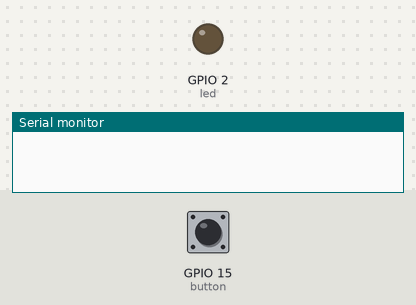
The sketch below on a simulated ESP32. On the bench: output pins drawn as LEDs (lit = HIGH), the last lines printed to the serial monitor. Inputs (shaded band) come from the test bench; at power-on: GPIO 15 (button) HIGH.

Above: at 1.2 s.
1.3 s: GPIO 15 (button) pulled LOW for 1 s
At 3.7 s:
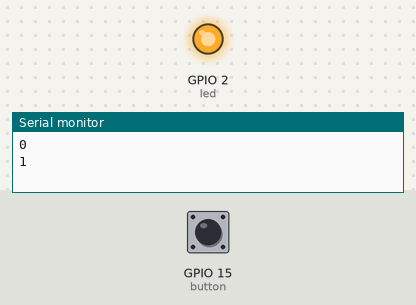
5.3 s: GPIO 15 (button) pulled LOW for 0.15 s
At 6.2 s:
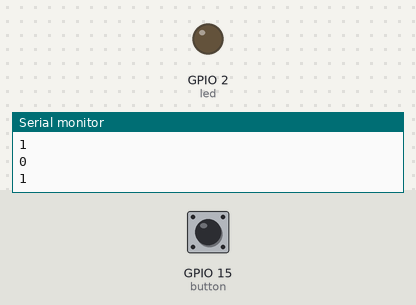
6.9 s: GPIO 15 (button) pulled LOW for 3.2 s
At 7.4 s:
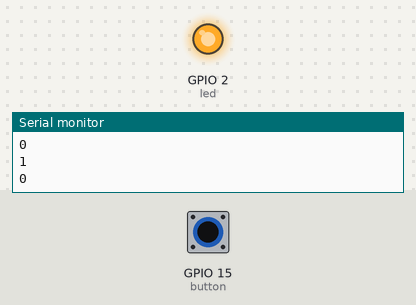
11.6 s: GPIO 15 (button) pulsed LOW 2 times (0.12 s each, 0.3 s apart)
Timing chart, 0 to 15.7 s (numbered marks = the images above; inputs shaded):
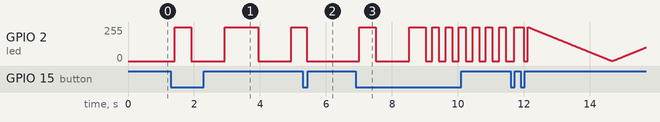

The sketch:

day04_pwm____.ino
```cpp
#define led 2
#define button 15
int status;
int lastStatus=HIGH;
int ledStatus=LOW;
int currentTime;
int pressTime=0;
int openTime=0;
int blinkTime;
bool isPressing;
int clickCount=0;
int light = 0;

void setup() {
  // put your setup code here, to run once:
  Serial.begin(115200);
  pinMode(button,INPUT_PULLUP);
  pinMode(led,OUTPUT);
  openTime = millis();
}

void loop() {
  // put your main code here, to run repeatedly:
  status = digitalRead(button);

  if(status != lastStatus)
  {
    Serial.println(status);
    lastStatus = status;
    delay(100);
    isPressing = false;

    if(status == LOW)
    {
      isPressing = true;
      currentTime = millis();
      ledStatus = !ledStatus;
    }
    else
    {
      openTime = millis();
      clickCount = clickCount + 1;
    }
  }

  if(isPressing==true)
  {
    pressTime = millis() - currentTime;
    // pressTime = openTime - currentTime;
  }

  if(pressTime > 2000)
  {
    //灯闪烁
    if(millis() - blinkTime > 200)
    {
      ledStatus = !ledStatus;
      blinkTime = millis();
    }
    digitalWrite(led,ledStatus);
    delay(10);
    clickCount = 0;
  }

  else if(pressTime > 500 && pressTime < 2000)
  {
    if(millis() - blinkTime > 1000)
    {
      ledStatus = !ledStatus;
      blinkTime = millis();
    }
    digitalWrite(led,ledStatus);
    delay(10);
    clickCount = 0;
  }

  else if(pressTime < 100 && clickCount == 2)
  {
    Serial.println("双击了");
    //灯从亮变暗再变亮并重复这一过程
    for(light = 255;light > 0;light--)
    {
      analogWrite(led,light);
      delay(10);
    }
    for(light = 0;light < 255;light++)
    {
      analogWrite(led,light);
      delay(10);
    }
    analogWrite(led,0);
    digitalWrite(led,HIGH);
    clickCount = 0;
    pressTime = 0;
    isPressing = false;
    return;
  }

  else if(pressTime < 100)
  {
    digitalWrite(led,ledStatus);
    delay(10);
  }

  if(millis()-openTime>200)
  {
    clickCount = 0;
    delay(10);
  }
}
```

Measured:
- after the input at 1.3 s, GPIO 2 (led): goes 255/255 0.50 s, 0/255 1.0 s, 255/255 1.0 s, 0/255 1.0 s, then 255/255, starting after 0.12 s
- after the input at 5.3 s, GPIO 2 (led): 255/255 → 0/255 after 0.11 s instead of 0.65 s
- after the input at 6.9 s, GPIO 2 (led): goes 255/255 0.50 s, 0/255 1.0 s, 255/255 0.50 s, 6 × (0/255 0.20 s, 255/255 0.20 s), then 0/255, starting after 0.11 s
